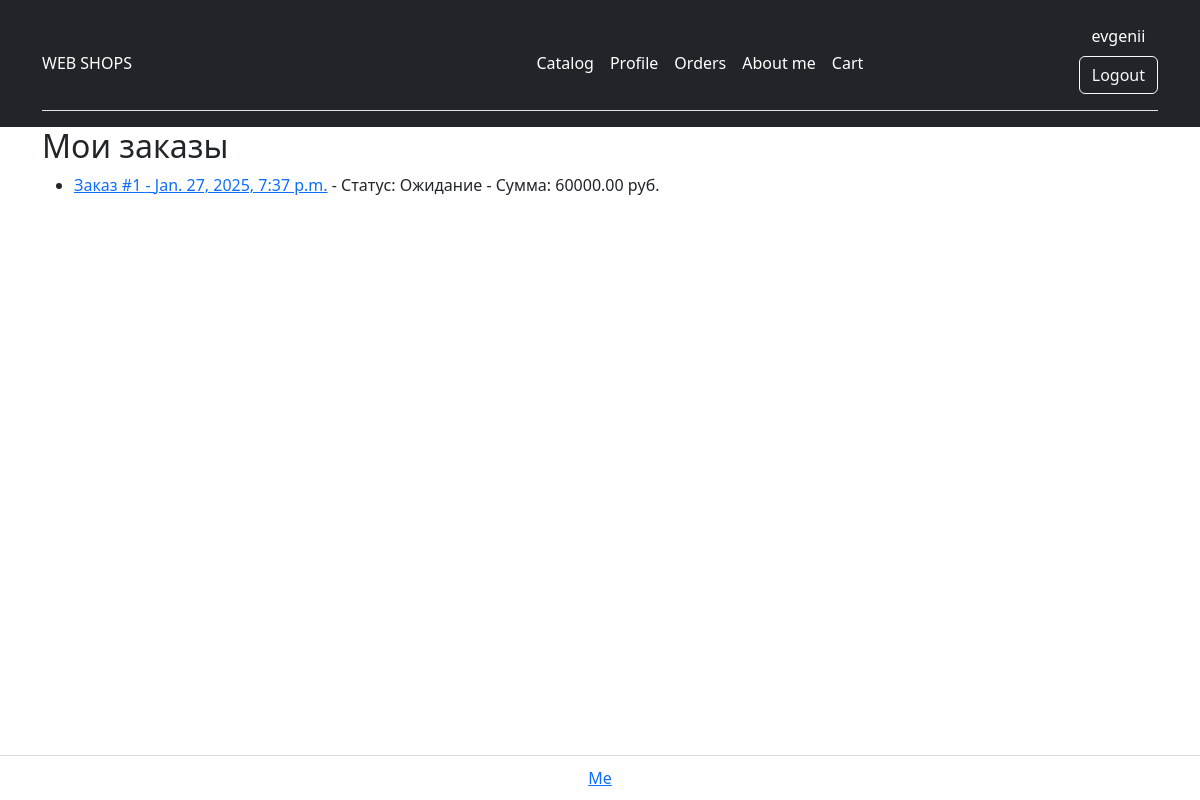
Page /orders/ (signed in) on the committed database.
### users/models.py (models this page shows, shortened)
class User(AbstractUser):
    phone = models.CharField(max_length=15, blank=True, null=True)  # Добавляем поле для телефона
    address = models.CharField(max_length=255, blank=True, null=True)  # Добавляем поле для адреса

### orders/models.py (models this page shows, shortened)
class Orders(models.Model):
    STATUS_CHOICES = (
        ('pending', 'Ожидание'),
        ('processing', 'В обработке'),
        ('completed', 'Завершён'),
        ('canceled', 'Отменён'),
    )
    user = models.ForeignKey(User, on_delete=models.CASCADE, related_name='orders')
    created_at = models.DateTimeField(auto_now_add=True)
    status = models.CharField(max_length=20, choices=STATUS_CHOICES, default='pending')
    total_amount = models.DecimalField(max_digits=10, decimal_places=2, default=0.00)
    address = models.CharField(max_length=255)
    phone = models.CharField(max_length=20)

### orders/views.py (the view)
# urls.py: path('', views.OrderListView.as_view(), name='orders_list'),
class OrderListView(CheckLoginMixin, ListView):
    template_name = 'orders/order_list.html'
    model = Orders
    context_object_name = 'orders'
    def get_queryset(self):
        return Orders.objects.filter(user=self.request.user)

### webshop/mixins.py (called while the page is built)
    def dispatch(self, request, *args, **kwargs):
        if not request.user.is_authenticated:
            message = _("You are not logged in! Please log in.")
            messages.error(request, message)
            return redirect('login')
        return super().dispatch(request, *args, **kwargs)

### templates/orders/order_list.html
{% extends 'base.html' %}
{% block content %}
<h2>Мои заказы</h2>
<ul>
    {% for order in orders %}
        <li>
            <a href="{% url 'orders_detail' order.id %}">Заказ #{{ order.id }} - {{ order.created_at }}</a>
            - Статус: {{ order.get_status_display }} - Сумма: {{ order.total_amount }} руб.
        </li>
    {% empty %}
        <li>У вас нет заказов.</li>
    {% endfor %}
</ul>
{% endblock %}

### templates/base.html (shortened to what this page needs)
{% load i18n %}
{% load django_bootstrap5 %}
{% load static %}
<html lang="en">
<head>
    {% bootstrap_css %}
</head>
<body class="d-flex flex-column min-vh-100" text="Вход">
    <header class="p-3 text-bg-dark">
        <div class="container">
            <div class="d-flex flex-wrap align-items-center justify-content-center justify-content-md-between border-bottom">
                <a href="{% url 'index' %}" class="d-flex align-items-center col-md-3 mb-2 mb-md-0 text-white text-decoration-none">
                    {% trans "WEB SHOPS" %}
                </a>
                <nav class="ml-auto">
                    <ul class="nav nav-pills">
                        <li class="nav-item">
                            <a href="{% url 'index' %}" class="nav-link px-2 text-white">{% trans "Catalog" %}</a>
                        </li>
                        {% if user.is_authenticated %}
                            <li class="nav-item">
                                <a href="{% url "users_detail" user.pk %}" class="nav-link px-2 text-white">{% trans "Profile" %}</a>
                            </li>
                            <li class="nav-item">
                                <a href="{% url "orders_list" %}" class="nav-link px-2 text-white">{% trans "Orders" %}</a>
                            </li>
                        {% endif %}
                        <li class="nav-item">
                            <a href="{% url 'about' %}" class="nav-link px-2 text-white">{% trans "About me" %}</a>
                        </li>
                        <li class="nav-item">
                            <a href="{% url 'cart_detail'%}" class="nav-link px-2 text-white">{% trans "Cart" %}</a>
                        </li>
                    </ul>
                </nav>
                <div class="text-center mt-2">
                    {% if user.is_authenticated %}
                        <span class="d-block mb-2">{{ user.username }}</span>
                        <form action="{% url 'logout' %}" method="post">
                          <input class="btn btn-outline-light" type="submit" value="{% trans "Logout" %}">
                        </form>
                    {% else %}
                        <a href="{% url 'login' %}" class="btn btn-outline-light me-2">{% trans "Log-in" %}</a>
                        <a href="{% url 'users_create' %}" class="btn btn-warning">{% trans "Sign-up" %}</a>
                    {% endif %}
                </div>
            </div>
        </div>
    </header>
    <div class="container align-items-center wrapper flex-grow-1">
        {% block content %}
        {% endblock content %}
    </div>
</body>
{% include "footer.html"  %}
</html>

### rows in the picture
User: username "evgenii"
Orders: id "1", created_at "Jan. 27, 2025, 7:37 p.m.", status "Ожидание", total_amount "60000.00"
